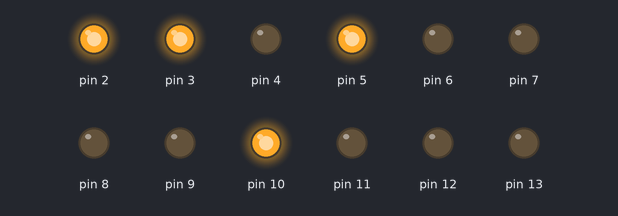
The sketch below on a simulated Arduino Uno, built with avr-gcc and run on an emulated ATmega328P. Parts: output pins drawn as LEDs (lit = HIGH).

Above: at 0.1 s.
At 10.1 s:
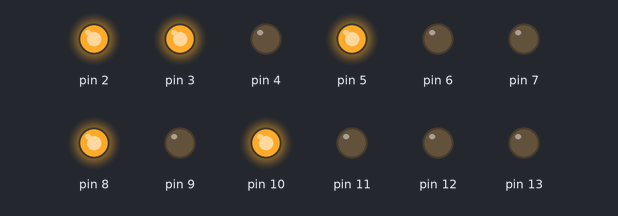
At 20.1 s:
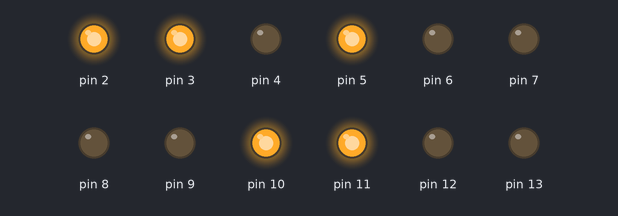
At 30.1 s:
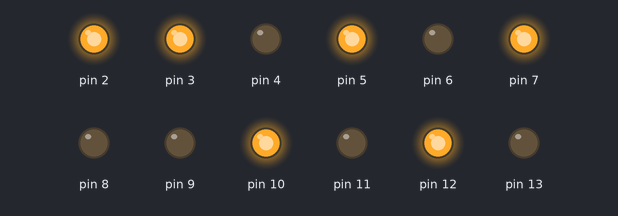
Timing chart, 0 to 31.6 s (numbered marks = the images above):
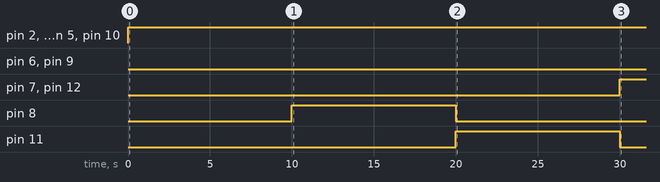

Measured:
- by itself, pin 2, pin 3, pin 5, pin 10: LOW → HIGH at 0.00 s
- by itself, pin 7, pin 12: LOW → HIGH at 30.0 s
- by itself, pin 8: LOW → HIGH at 10.0 s, → LOW 10.0 s later
- by itself, pin 11: LOW → HIGH at 20.0 s, → LOW 10.0 s later

The sketch:

ledarray.ino
```cpp
void setup() {
   for(int x = 2; x < 14; x++) {
       pinMode(x, OUTPUT);
   }
}

void loop() {
  alignment();

  /* realistically, this is where you pull data.  for now
   * I've given you an array with 9 values that represent
   * data that you would get from serial, or wherever
   * we end up getting it from.
   */

  //this data is for testing purposes
  //start with full battery, nothing seen
  int data[] = {1,0,1,0,0,0,0,0,0};
  parse_data(data);
  //full batteries, gate seen
  int data1[] = {1,0,1,0,0,1,0,0,0};
  parse_data(data1);
  //full batteries, path seen
  int data2[] = {1,0,1,0,0,0,0,1,0};
  parse_data(data2);
  //lipo batteries below half, buoy seen
  int data3[] = {0,1,1,0,0,0,0,0,1};
  parse_data(data3);
  //path seen
  int data4[] = {0,1,1,0,0,0,0,1,0};
  parse_data(data4);
  //hedge seen
  int data5[] = {0,1,1,0,1,0,0,0,0};
  parse_data(data5);
  //hedge seen, all batteries low
  int data6[] = {0,1,0,1,1,0,0,0,0};
  parse_data(data6);
  //path seen
  int data7[] = {0,1,0,1,0,0,0,1,0};
  parse_data(data7);
  //bin seen
  int data8[] = {0,1,0,1,0,0,1,0,0};
  parse_data(data8);
}

void parse_data(int* data) {
  battery_life(*(data+0), *(data+1));
  battery_life(*(data+2), *(data+3));
  hedge_seen(*(data+4));
  gate_seen(*(data+5));
  bin_seen(*(data+6));
  path_seen(*(data+7));
  buoy_seen(*(data+8));
  //wait for 10 seconds before parsing next data
  delay(10000);
}
/* LEDs that constantly stay on, for alignment purpose
 * If that's not needed anymore, let me know.  Will reassign to other tasks
 */
void alignment() {
  digitalWrite(2, HIGH);
  digitalWrite(3, HIGH);
  digitalWrite(5, HIGH);
}

/* Turns on pins on the right side of the array. Pins 4 and 7
 * are lipo battery life, pins 10 and 13 are lead acid.
 * Parameters: if battery life is high, input 1.  Else, 0.
 *    If value is for lipo battery, 1.  Else 0.
 */
void battery_life(int value, int lipo) {
  if(value && lipo) {
     digitalWrite(4, HIGH);
     digitalWrite(7, LOW);
  }
  else if(!value && lipo) {
     digitalWrite(4, LOW);
     digitalWrite(7, HIGH);
  }
  else if(value && !lipo) {
     digitalWrite(10, HIGH);
     digitalWrite(13, LOW);
  } else {
     digitalWrite(10, LOW);
     digitalWrite(13, HIGH);
  }
}

/* Turns on pin 6 if a hedge is seen */
void hedge_seen(int value) {
   if(value) {
      digitalWrite(6, HIGH);
   } else {
      digitalWrite(6, LOW);
   }
}

/* Turns on pin 8 if gate is seen */
void gate_seen(int value) {
   if(value) {
      digitalWrite(8, HIGH);
   } else {
      digitalWrite(8, LOW);
   }
}

/* Turns on pin 9 if a bin is seen */
void bin_seen(int value) {
   if(value) {
      digitalWrite(9, HIGH);
   } else {
      digitalWrite(9, LOW);
   }
}

/* Turns on pin 11 if a path is seen */
void path_seen(int value) {
   if(value) {
      digitalWrite(11, HIGH);
   } else {
      digitalWrite(11, LOW);
   }
}

/* Turns on pin 12 if a buoy is seen */
void buoy_seen(int value) {
   if(value) {
      digitalWrite(12, HIGH);
   } else {
      digitalWrite(12, LOW);
   }
}
```
